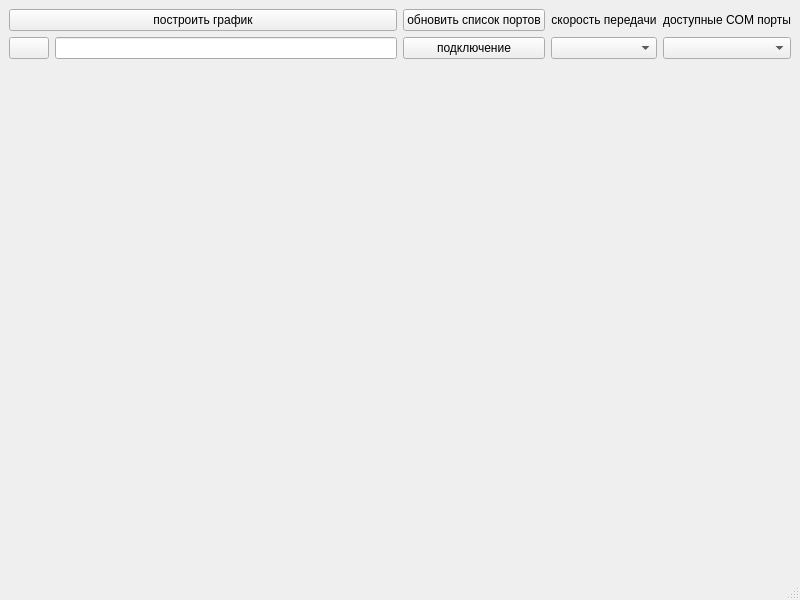
<?xml version="1.0" encoding="UTF-8"?>
<ui version="4.0">
 <class>MainWindow</class>
 <widget class="QMainWindow" name="MainWindow">
  <property name="geometry">
   <rect>
    <x>0</x>
    <y>0</y>
    <width>800</width>
    <height>600</height>
   </rect>
  </property>
  <property name="windowTitle">
   <string>MainWindow</string>
  </property>
  <widget class="QWidget" name="centralwidget">
   <layout class="QGridLayout" name="gridLayout">
    <item row="0" column="0">
     <layout class="QHBoxLayout" name="horizontalLayout_3">
      <item>
       <layout class="QVBoxLayout" name="verticalLayout_3">
        <item>
         <widget class="QPushButton" name="buildGraph_btn">
          <property name="text">
           <string>построить график</string>
          </property>
         </widget>
        </item>
        <item>
         <layout class="QHBoxLayout" name="horizontalLayout_2">
          <item>
           <widget class="QPushButton" name="pathToFile_btn">
            <property name="text">
             <string/>
            </property>
            <property name="icon">
             <iconset resource="image.qrc">
              <normaloff>:/resources/img/folder.png</normaloff>:/resources/img/folder.png</iconset>
            </property>
           </widget>
          </item>
          <item>
           <widget class="QLineEdit" name="path_lineEdit"/>
          </item>
         </layout>
        </item>
       </layout>
      </item>
      <item>
       <layout class="QVBoxLayout" name="verticalLayout_6">
        <item>
         <widget class="QPushButton" name="updateListPorts_btn">
          <property name="text">
           <string>обновить список портов</string>
          </property>
         </widget>
        </item>
        <item>
         <widget class="QPushButton" name="connectionToPort">
          <property name="text">
           <string>подключение</string>
          </property>
         </widget>
        </item>
       </layout>
      </item>
      <item>
       <layout class="QVBoxLayout" name="verticalLayout_2">
        <property name="sizeConstraint">
         <enum>QLayout::SetMinimumSize</enum>
        </property>
        <item>
         <widget class="QLabel" name="transferRate_label">
          <property name="sizePolicy">
           <sizepolicy hsizetype="Preferred" vsizetype="Preferred">
            <horstretch>0</horstretch>
            <verstretch>0</verstretch>
           </sizepolicy>
          </property>
          <property name="maximumSize">
           <size>
            <width>16777215</width>
            <height>16777215</height>
           </size>
          </property>
          <property name="text">
           <string>скорость передачи</string>
          </property>
          <property name="alignment">
           <set>Qt::AlignCenter</set>
          </property>
         </widget>
        </item>
        <item>
         <widget class="QComboBox" name="transferRate_comboBox"/>
        </item>
       </layout>
      </item>
      <item>
       <layout class="QVBoxLayout" name="verticalLayout">
        <property name="spacing">
         <number>6</number>
        </property>
        <property name="sizeConstraint">
         <enum>QLayout::SetDefaultConstraint</enum>
        </property>
        <item>
         <widget class="QLabel" name="availablePorts_label">
          <property name="text">
           <string>доступные COM порты</string>
          </property>
          <property name="alignment">
           <set>Qt::AlignCenter</set>
          </property>
         </widget>
        </item>
        <item>
         <widget class="QComboBox" name="availablePorts_comboBox"/>
        </item>
       </layout>
      </item>
     </layout>
    </item>
    <item row="1" column="0">
     <widget class="QCustomPlot" name="widget" native="true">
      <property name="sizePolicy">
       <sizepolicy hsizetype="Preferred" vsizetype="Expanding">
        <horstretch>0</horstretch>
        <verstretch>0</verstretch>
       </sizepolicy>
      </property>
     </widget>
    </item>
   </layout>
  </widget>
  <widget class="QMenuBar" name="menubar">
   <property name="geometry">
    <rect>
     <x>0</x>
     <y>0</y>
     <width>800</width>
     <height>22</height>
    </rect>
   </property>
  </widget>
  <widget class="QStatusBar" name="statusbar"/>
 </widget>
 <customwidgets>
  <customwidget>
   <class>QCustomPlot</class>
   <extends>QWidget</extends>
   <header>qcustomplot.h</header>
   <container>1</container>
  </customwidget>
 </customwidgets>
 <resources>
  <include location="image.qrc"/>
 </resources>
 <connections/>
</ui>
